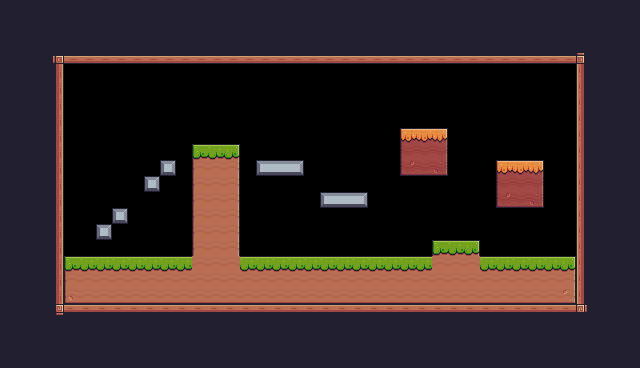

This is a level from a 2D game, rendered from its Tiled map with the project's own tilesets. A one-line summary and the complete map file follow:
An orthogonal 40x23 tile map with 16x16 px tiles, 1 tile layer (Background) and 17 objects (Player).

<map version="1.10" tiledversion="1.12.2" orientation="orthogonal" renderorder="right-down" width="40" height="23" tilewidth="16" tileheight="16" infinite="0" nextlayerid="4" nextobjectid="19">
 <tileset firstgid="1" source="Pixel Adventure.tsx" />
 <layer id="1" name="Background" width="40" height="23">
  <data encoding="csv">
24,24,24,24,24,24,24,24,24,24,24,24,24,24,24,24,24,24,24,24,24,24,24,24,24,24,24,24,24,24,24,24,24,24,24,24,24,24,24,24,
24,24,24,24,24,24,24,24,24,24,24,24,24,24,24,24,24,24,24,24,24,24,24,24,24,24,24,24,24,24,24,24,24,24,24,24,24,24,24,24,
24,24,24,24,24,24,24,24,24,24,24,24,24,24,24,24,24,24,24,24,24,24,24,24,24,24,24,24,24,24,24,24,24,24,24,24,24,24,24,24,
24,24,112,92,134,134,134,134,134,134,134,134,134,134,134,134,134,134,134,134,134,134,134,134,134,134,134,134,134,134,134,134,134,134,134,134,93,24,24,24,
24,24,112,113,0,0,0,0,0,0,0,0,0,0,0,0,0,0,0,0,0,0,0,0,0,0,0,0,0,0,0,0,0,0,0,0,111,24,24,24,
24,24,24,113,0,0,0,0,0,0,0,0,0,0,0,0,0,0,0,0,0,0,0,0,0,0,0,0,0,0,0,0,0,0,0,0,111,24,24,24,
24,24,24,113,0,0,0,0,0,0,0,0,0,0,0,0,0,0,0,0,0,0,0,0,0,0,0,0,0,0,0,0,0,0,0,0,111,24,24,24,
24,24,24,113,0,0,0,0,0,0,0,0,0,0,0,0,0,0,0,0,0,0,0,0,0,0,0,0,0,0,0,0,0,0,0,0,111,24,24,24,
24,24,24,113,0,0,0,0,0,0,0,0,0,0,0,0,0,0,0,0,0,0,0,0,0,95,96,97,0,0,0,0,0,0,0,0,111,24,24,24,
24,24,24,113,0,0,0,0,0,0,0,0,7,8,9,0,0,0,0,0,0,0,0,0,0,117,118,119,0,0,0,0,0,0,0,0,111,24,24,24,
24,24,24,113,0,0,0,0,0,0,123,0,29,30,31,0,101,102,103,0,0,0,0,0,0,139,140,141,0,0,0,95,96,97,0,0,111,24,24,24,
24,24,24,113,0,0,0,0,0,123,0,0,29,30,31,0,0,0,0,0,0,0,0,0,0,0,0,0,0,0,0,117,118,119,0,0,111,24,24,24,
24,24,24,113,0,0,0,0,0,0,0,0,29,30,31,0,0,0,0,0,101,102,103,0,0,0,0,0,0,0,0,139,140,141,0,0,111,24,24,24,
24,24,24,113,0,0,0,123,0,0,0,0,29,30,31,0,0,0,0,0,0,0,0,0,0,0,0,0,0,0,0,0,0,0,0,0,111,24,24,24,
24,24,24,113,0,0,123,0,0,0,0,0,29,30,31,0,0,0,0,0,0,0,0,0,0,0,0,0,0,0,0,0,0,0,0,0,111,24,24,24,
24,24,24,113,0,0,0,0,0,0,0,0,29,30,31,0,0,0,0,0,0,0,0,0,0,0,0,7,8,9,0,0,0,0,0,0,111,24,24,24,
24,24,24,113,7,8,8,8,8,8,8,8,30,30,30,8,8,8,8,8,8,8,8,8,8,8,8,30,30,30,8,8,8,8,8,9,111,24,24,24,
24,24,24,113,29,30,30,30,30,30,30,30,30,30,30,30,30,30,30,30,30,30,30,30,30,30,30,30,30,30,30,30,30,30,30,31,111,24,24,24,
24,24,24,113,51,52,52,52,52,52,52,52,52,52,52,52,52,52,52,52,52,52,52,52,52,52,52,52,52,52,52,52,52,52,52,53,111,24,24,24,
24,24,24,114,90,90,90,90,90,90,90,90,90,90,90,90,90,90,90,90,90,90,90,90,90,90,90,90,90,90,90,90,90,90,90,90,115,24,24,24,
24,24,24,24,24,24,24,24,24,24,24,24,24,24,24,24,24,24,24,24,24,24,24,24,24,24,24,24,24,24,24,24,24,24,24,24,24,24,24,24,
24,24,24,24,24,24,24,24,24,24,24,24,24,24,24,24,24,24,24,24,24,24,24,24,24,24,24,24,24,24,24,24,24,24,24,24,24,24,24,24,
24,24,24,24,24,24,24,24,24,24,24,24,24,24,24,24,24,24,24,24,24,24,24,24,24,24,24,24,24,24,24,24,24,24,24,24,24,24,24,24
</data>
 </layer>
 <objectgroup id="2" name="Spawnpoints">
  <object id="1" name="Player" type="Player" x="400.377" y="95.8494" width="32" height="32" />
 </objectgroup>
 <objectgroup id="3" name="Collisions">
  <object id="3" x="64" y="256" width="512" height="48" />
  <object id="4" x="432" y="240" width="48" height="16" />
  <object id="5" x="192" y="144" width="48" height="112" />
  <object id="6" x="400" y="128" width="48" height="48" />
  <object id="7" x="496" y="160" width="48" height="48" />
  <object id="8" x="320" y="192" width="48" height="16" />
  <object id="9" x="256" y="160" width="48" height="16" />
  <object id="10" x="160" y="160" width="16" height="16" />
  <object id="11" x="144" y="176" width="16" height="16" />
  <object id="12" x="128" y="224" />
  <object id="13" x="112" y="208" width="16" height="16" />
  <object id="14" x="96" y="224" width="16" height="16" />
  <object id="15" x="48" y="48" width="544" height="16" />
  <object id="16" x="576" y="64" width="16" height="256" />
  <object id="17" x="48" y="304" width="528" height="16" />
  <object id="18" x="48" y="64" width="16" height="240" />
 </objectgroup>
</map>
